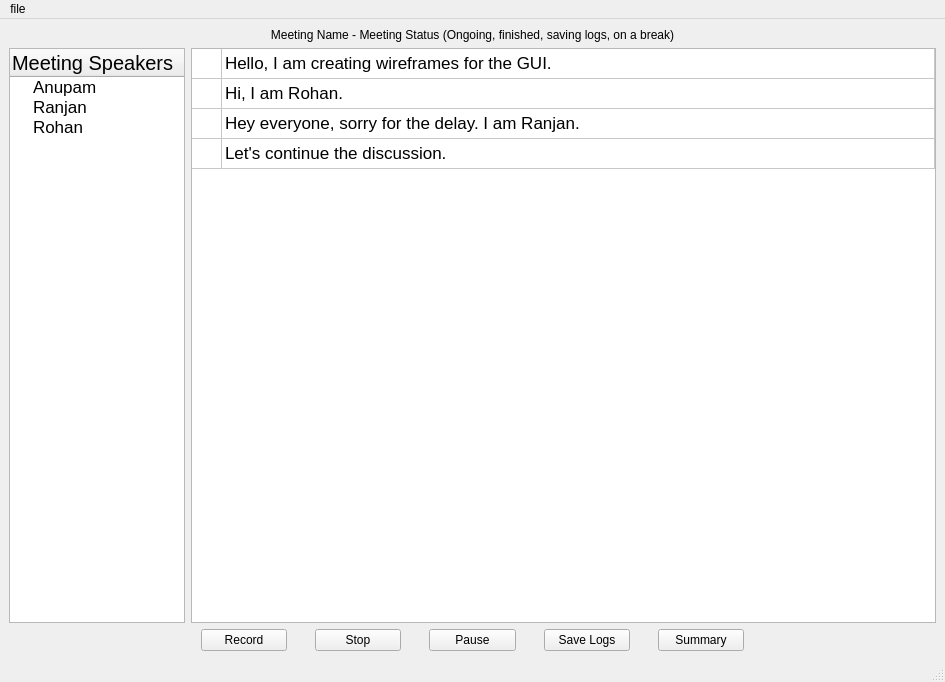
<?xml version="1.0" encoding="UTF-8"?>
<ui version="4.0">
 <class>MainWindow</class>
 <widget class="QMainWindow" name="MainWindow">
  <property name="geometry">
   <rect>
    <x>0</x>
    <y>0</y>
    <width>945</width>
    <height>682</height>
   </rect>
  </property>
  <property name="sizePolicy">
   <sizepolicy hsizetype="Minimum" vsizetype="Minimum">
    <horstretch>0</horstretch>
    <verstretch>0</verstretch>
   </sizepolicy>
  </property>
  <property name="windowTitle">
   <string>MainWindow</string>
  </property>
  <widget class="QWidget" name="centralwidget">
   <layout class="QVBoxLayout" name="verticalLayout">
    <item>
     <widget class="QLabel" name="label">
      <property name="text">
       <string>Meeting Name - Meeting Status (Ongoing, finished, saving logs, on a break)</string>
      </property>
      <property name="alignment">
       <set>Qt::AlignCenter</set>
      </property>
     </widget>
    </item>
    <item>
     <layout class="QHBoxLayout" name="horizontalLayout_2" stretch="0,2">
      <property name="spacing">
       <number>6</number>
      </property>
      <property name="sizeConstraint">
       <enum>QLayout::SetDefaultConstraint</enum>
      </property>
      <property name="leftMargin">
       <number>0</number>
      </property>
      <property name="rightMargin">
       <number>0</number>
      </property>
      <item>
       <widget class="QTreeWidget" name="treeWidget">
        <property name="enabled">
         <bool>true</bool>
        </property>
        <property name="sizePolicy">
         <sizepolicy hsizetype="Minimum" vsizetype="Expanding">
          <horstretch>0</horstretch>
          <verstretch>0</verstretch>
         </sizepolicy>
        </property>
        <property name="minimumSize">
         <size>
          <width>0</width>
          <height>0</height>
         </size>
        </property>
        <property name="maximumSize">
         <size>
          <width>176</width>
          <height>16777215</height>
         </size>
        </property>
        <property name="sizeIncrement">
         <size>
          <width>0</width>
          <height>0</height>
         </size>
        </property>
        <attribute name="headerDefaultSectionSize">
         <number>100</number>
        </attribute>
        <attribute name="headerMinimumSectionSize">
         <number>57</number>
        </attribute>
        <attribute name="headerStretchLastSection">
         <bool>true</bool>
        </attribute>
        <column>
         <property name="text">
          <string>Meeting Speakers</string>
         </property>
         <property name="font">
          <font>
           <pointsize>15</pointsize>
          </font>
         </property>
        </column>
        <item>
         <property name="text">
          <string>Anupam</string>
         </property>
         <property name="font">
          <font>
           <pointsize>13</pointsize>
          </font>
         </property>
         <property name="icon">
          <iconset>
           <normaloff>userone.png</normaloff>userone.png</iconset>
         </property>
        </item>
        <item>
         <property name="text">
          <string>Ranjan</string>
         </property>
         <property name="font">
          <font>
           <pointsize>13</pointsize>
          </font>
         </property>
         <property name="icon">
          <iconset>
           <normaloff>usertwo.png</normaloff>usertwo.png</iconset>
         </property>
        </item>
        <item>
         <property name="text">
          <string>Rohan</string>
         </property>
         <property name="font">
          <font>
           <pointsize>13</pointsize>
          </font>
         </property>
         <property name="icon">
          <iconset>
           <normaloff>userthree.png</normaloff>userthree.png</iconset>
         </property>
        </item>
       </widget>
      </item>
      <item>
       <widget class="QTableWidget" name="tableWidget">
        <property name="sizePolicy">
         <sizepolicy hsizetype="Preferred" vsizetype="Expanding">
          <horstretch>0</horstretch>
          <verstretch>0</verstretch>
         </sizepolicy>
        </property>
        <property name="frameShape">
         <enum>QFrame::StyledPanel</enum>
        </property>
        <property name="sizeAdjustPolicy">
         <enum>QAbstractScrollArea::AdjustIgnored</enum>
        </property>
        <property name="showGrid">
         <bool>true</bool>
        </property>
        <property name="sortingEnabled">
         <bool>false</bool>
        </property>
        <property name="rowCount">
         <number>4</number>
        </property>
        <property name="columnCount">
         <number>2</number>
        </property>
        <attribute name="horizontalHeaderVisible">
         <bool>false</bool>
        </attribute>
        <attribute name="horizontalHeaderDefaultSectionSize">
         <number>30</number>
        </attribute>
        <attribute name="horizontalHeaderMinimumSectionSize">
         <number>18</number>
        </attribute>
        <attribute name="horizontalHeaderStretchLastSection">
         <bool>true</bool>
        </attribute>
        <attribute name="verticalHeaderVisible">
         <bool>false</bool>
        </attribute>
        <row/>
        <row/>
        <row/>
        <row/>
        <column>
         <property name="text">
          <string>Speaker</string>
         </property>
         <property name="font">
          <font>
           <pointsize>16</pointsize>
          </font>
         </property>
        </column>
        <column>
         <property name="text">
          <string>Messages</string>
         </property>
         <property name="font">
          <font>
           <pointsize>16</pointsize>
          </font>
         </property>
        </column>
        <item row="0" column="0">
         <property name="text">
          <string/>
         </property>
         <property name="font">
          <font>
           <pointsize>13</pointsize>
          </font>
         </property>
         <property name="icon">
          <iconset>
           <normaloff>userone.png</normaloff>userone.png</iconset>
         </property>
        </item>
        <item row="0" column="1">
         <property name="text">
          <string>Hello, I am creating wireframes for the GUI.</string>
         </property>
         <property name="font">
          <font>
           <pointsize>13</pointsize>
          </font>
         </property>
        </item>
        <item row="1" column="0">
         <property name="text">
          <string/>
         </property>
         <property name="font">
          <font>
           <pointsize>13</pointsize>
          </font>
         </property>
         <property name="icon">
          <iconset>
           <normaloff>userthree.png</normaloff>userthree.png</iconset>
         </property>
        </item>
        <item row="1" column="1">
         <property name="text">
          <string>Hi, I am Rohan.</string>
         </property>
         <property name="font">
          <font>
           <pointsize>13</pointsize>
          </font>
         </property>
        </item>
        <item row="2" column="0">
         <property name="text">
          <string/>
         </property>
         <property name="font">
          <font>
           <pointsize>13</pointsize>
          </font>
         </property>
         <property name="icon">
          <iconset>
           <normaloff>usertwo.png</normaloff>usertwo.png</iconset>
         </property>
        </item>
        <item row="2" column="1">
         <property name="text">
          <string>Hey everyone, sorry for the delay. I am Ranjan.</string>
         </property>
         <property name="font">
          <font>
           <pointsize>13</pointsize>
          </font>
         </property>
        </item>
        <item row="3" column="0">
         <property name="text">
          <string/>
         </property>
         <property name="font">
          <font>
           <pointsize>13</pointsize>
          </font>
         </property>
         <property name="icon">
          <iconset>
           <normaloff>userone.png</normaloff>userone.png</iconset>
         </property>
        </item>
        <item row="3" column="1">
         <property name="text">
          <string>Let's continue the discussion.</string>
         </property>
         <property name="font">
          <font>
           <pointsize>13</pointsize>
          </font>
         </property>
        </item>
       </widget>
      </item>
     </layout>
    </item>
    <item>
     <layout class="QHBoxLayout" name="horizontalLayout" stretch="0,0,0,0,0">
      <property name="spacing">
       <number>28</number>
      </property>
      <property name="sizeConstraint">
       <enum>QLayout::SetDefaultConstraint</enum>
      </property>
      <property name="leftMargin">
       <number>192</number>
      </property>
      <property name="rightMargin">
       <number>192</number>
      </property>
      <item>
       <widget class="QPushButton" name="pushButton_2">
        <property name="text">
         <string>Record</string>
        </property>
       </widget>
      </item>
      <item>
       <widget class="QPushButton" name="pushButton_3">
        <property name="text">
         <string>Stop</string>
        </property>
       </widget>
      </item>
      <item>
       <widget class="QPushButton" name="pushButton_4">
        <property name="text">
         <string>Pause</string>
        </property>
       </widget>
      </item>
      <item>
       <widget class="QPushButton" name="pushButton">
        <property name="sizePolicy">
         <sizepolicy hsizetype="Minimum" vsizetype="Fixed">
          <horstretch>0</horstretch>
          <verstretch>0</verstretch>
         </sizepolicy>
        </property>
        <property name="text">
         <string>Save Logs</string>
        </property>
       </widget>
      </item>
      <item>
       <widget class="QPushButton" name="pushButton_5">
        <property name="text">
         <string>Summary</string>
        </property>
       </widget>
      </item>
     </layout>
    </item>
   </layout>
  </widget>
  <widget class="QMenuBar" name="menubar">
   <property name="geometry">
    <rect>
     <x>0</x>
     <y>0</y>
     <width>945</width>
     <height>22</height>
    </rect>
   </property>
   <widget class="QMenu" name="menufile">
    <property name="title">
     <string>file</string>
    </property>
   </widget>
   <addaction name="menufile"/>
  </widget>
  <widget class="QStatusBar" name="statusbar"/>
 </widget>
 <resources/>
 <connections/>
</ui>
